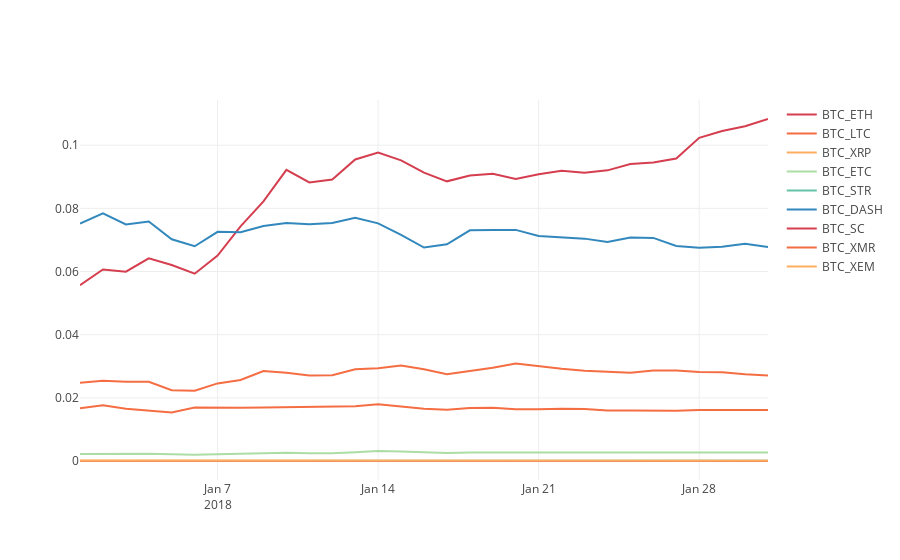
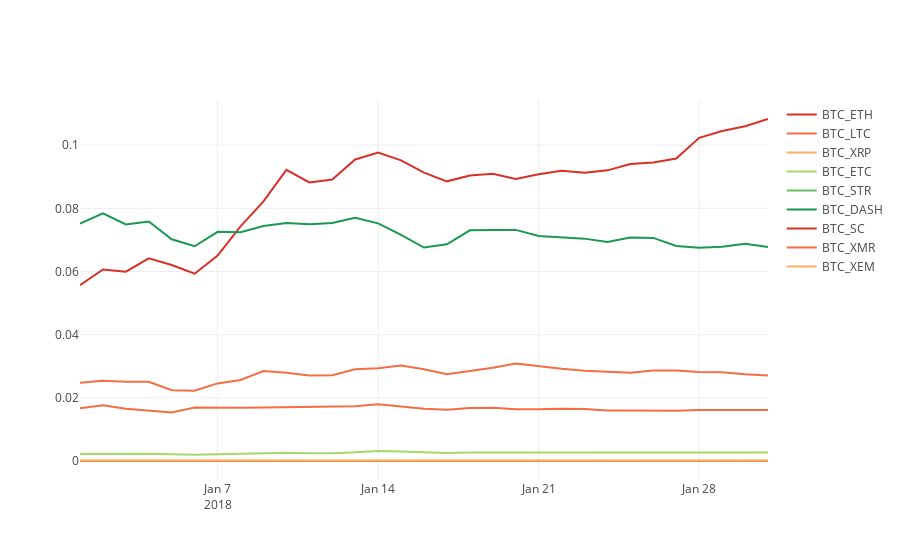
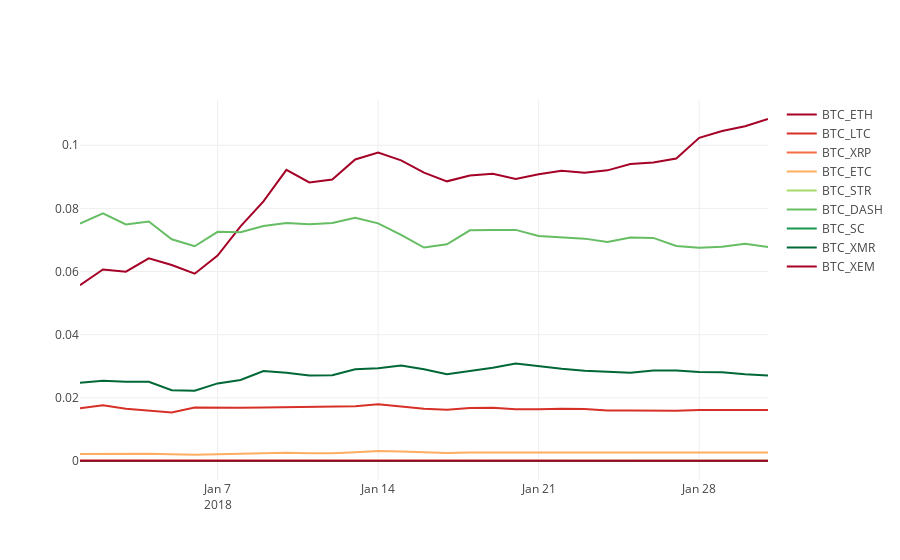
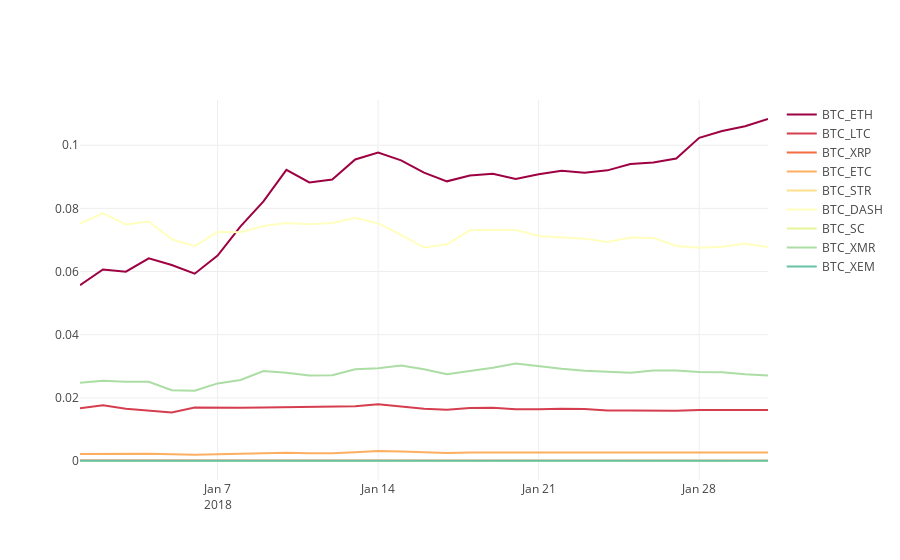

The code cell stored with these charts, in order, in its notebook:
### Markdown cell above
### Scatter plots

### Code cell
df.iplot.scatter()  # is the same as: df.iplot.scatter.lines() or as df.iplot.scatter(mode='line')
df.iplot.scatter(colors='rdylgn')  # 'spectral' is the default
df.iplot.scatter(colors='rdylgn', ncolors=11)  # cf colors for more details
df.iplot.scatter(colors='spectral', ncolors=11, filter_brightness=False)  # A filter for too bright colors is applyed by default
